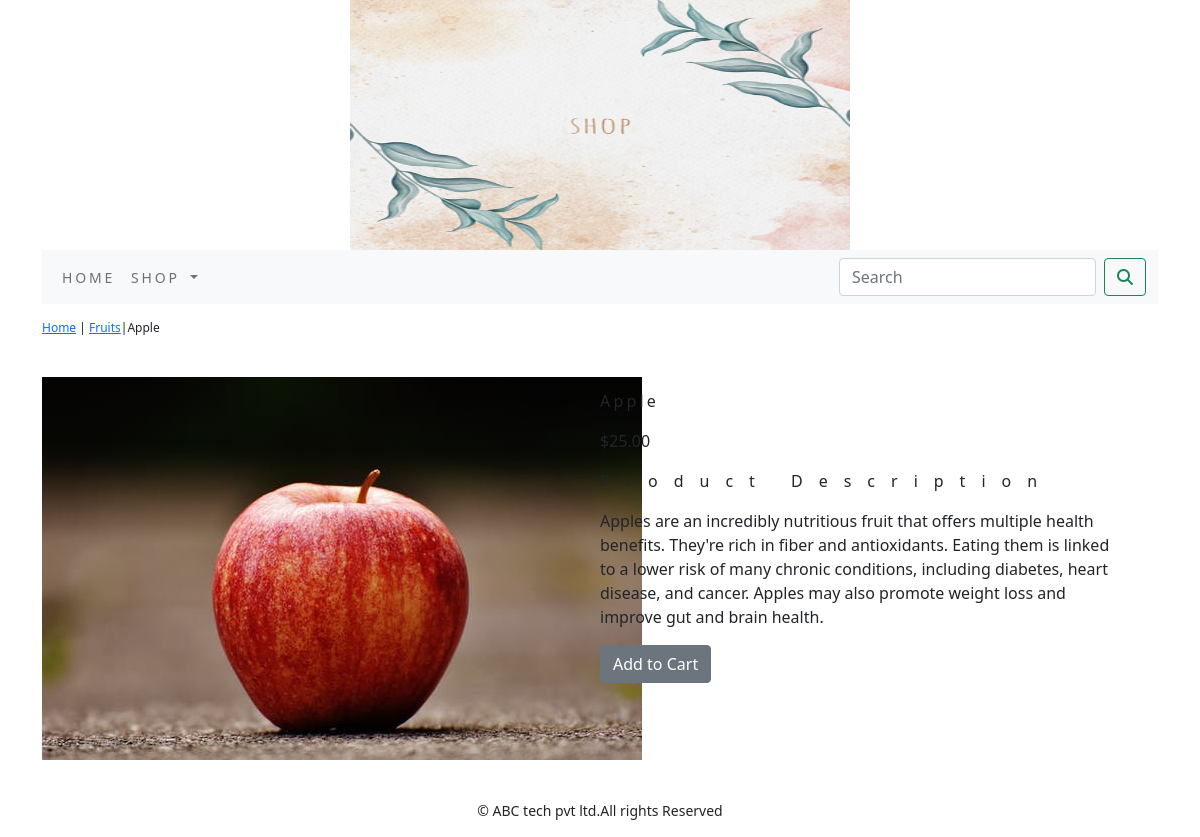
The page /shop/fruits/apple/ on the database its author committed.
### shop/models.py (models this page shows, shortened)
class Product(models.Model):
    name=models.CharField(max_length=250,unique=True)
    slug=models.SlugField(max_length=250,unique=True)
    description=models.TextField(blank=True)
    price=models.DecimalField(max_digits=10,decimal_places=2)
    category=models.ForeignKey(Category,on_delete=models.CASCADE)
    image=models.ImageField(upload_to='product',blank=True)
    stock=models.IntegerField()
    available=models.BooleanField(default=True)
    created=models.DateTimeField(auto_now_add=True)
    updated=models.DateTimeField(auto_now=True)
    class Meta:
        ordering=('name',)
        verbose_name='product'
        verbose_name_plural='products'

class Category(models.Model):
    name=models.CharField(max_length=250,unique=True)
    slug=models.SlugField(max_length=250,unique=True)
    description=models.TextField(blank=True)
    image=models.ImageField(upload_to='category',blank=True)
    class Meta:
        ordering=('name',)
        verbose_name='category'
        verbose_name_plural='categories'
    def get_url(self):
        return reverse('shop:products_by_category',args=[self.slug])
    def __str__(self):
        return '{}'.format(self.name)

### shop/views.py (the view)
# urls.py: path('<slug:c_slug>/<slug:product_slug>/',views.prodCatdetail,name='prodCatdetail')
def prodCatdetail(request,c_slug,product_slug):
    try:
        product=Product.objects.get(category__slug=c_slug,slug=product_slug)
    except Exception as e:
        raise e
    return render(request,'product.html',{'product':product})

### cart/context_processors.py (called while the page is built)
def counter(request):
    item_count=0
    if 'admin' in request.path:
        return {}
    else:
        try:
            cart=Cart.objects.filter(cart_id=_cart_id(request))
            cart_items=CartItem.objects.all().filter(cart=cart[:1])
            for cart_item in cart_items:
                item_count += cart_item.quantity
        except Cart.DoesNotExist:
            item_count =0
    return dict(item_count=item_count)

### cart/views.py (called while the page is built)
def _cart_id(request):
    cart=request.session.session_key
    if not cart:
        cart=request.session.create()
    return cart

### shop/context_processors.py (called while the page is built)
def menu_links(request):
    links=Category.objects.all()
    return dict(links=links)

### templates/product.html (shortened to what this page needs)
{% extends 'base.html' %}
{% load static %}
{% block content %}
<div class="row my_prod_row_class">
  <div class="mx_auto">
    <p> <a href="{% url 'shop:allProdCart' %}">Home</a> | <a href ="{{product.category.get_url}}">{{product.category}}</a>|{{product.name}}</p>
  </div>
<div class="container">
</div>
<br>
<div class="row">
  <div class="col-12 col-sm-12 col-md-12 col-lg-6 text-center">
    <div style="min-width:18rem">
      <img src="{{product.image.url}}" alt="{{product.name}}">
    </div>
  </div>
    <div class="col-12 col-sm-12 col-md-12 col-lg-6">
      <div>
      <h1 class="my_prod_title">{{product.name}}</h1>
      <p>${{product.price}}</p>
      <p class="my_title"> Product Description</p>
      <p class="text-justify my_prod_text">{{product.description}}</p>
      {% if  product.stock <= 0 %}
      <p class="text-justify my_prod_text"><b>Out of stock</b></p>
      {% else %}
      <a class="btn btn-secondary" href="{% url 'cart:add_cart' product.id %}">Add to Cart</a>
      {% endif %}
    </div>
  </div>
</div>
</div>
{% endblock %}

### static/css/custom.css (style rules this page uses)
body { font-family: 'Roboto', sans-serif; }
.my_title { font-size:16px; text_transform:uppercase; letter-spacing:1em; }
.my_prod_row_class { padding-top:15px; padding-bottom:20px; }
.my_prod_row_class .mx_auto { colour:#000; font-size:12px; text-decoration:none; }
.my_prod_title { font-size:16px; text_transform:uppercase; letter-spacing:.2em; padding-top:15px; padding-bottom:10px; }
.my_prod_text { padding-right:20px }

### rows shown on the page
Product: category "Fruits", name "Apple", image (picture), price "25.00", description "Apples are an incredibly nutritious fruit that offers multiple health benefits. They're rich in fiber and antioxidants. Eating them is linked to a lower risk of many chronic conditions, including diabetes, heart disease, and cancer. Apples may also promote weight loss and improve gut and brain health."
